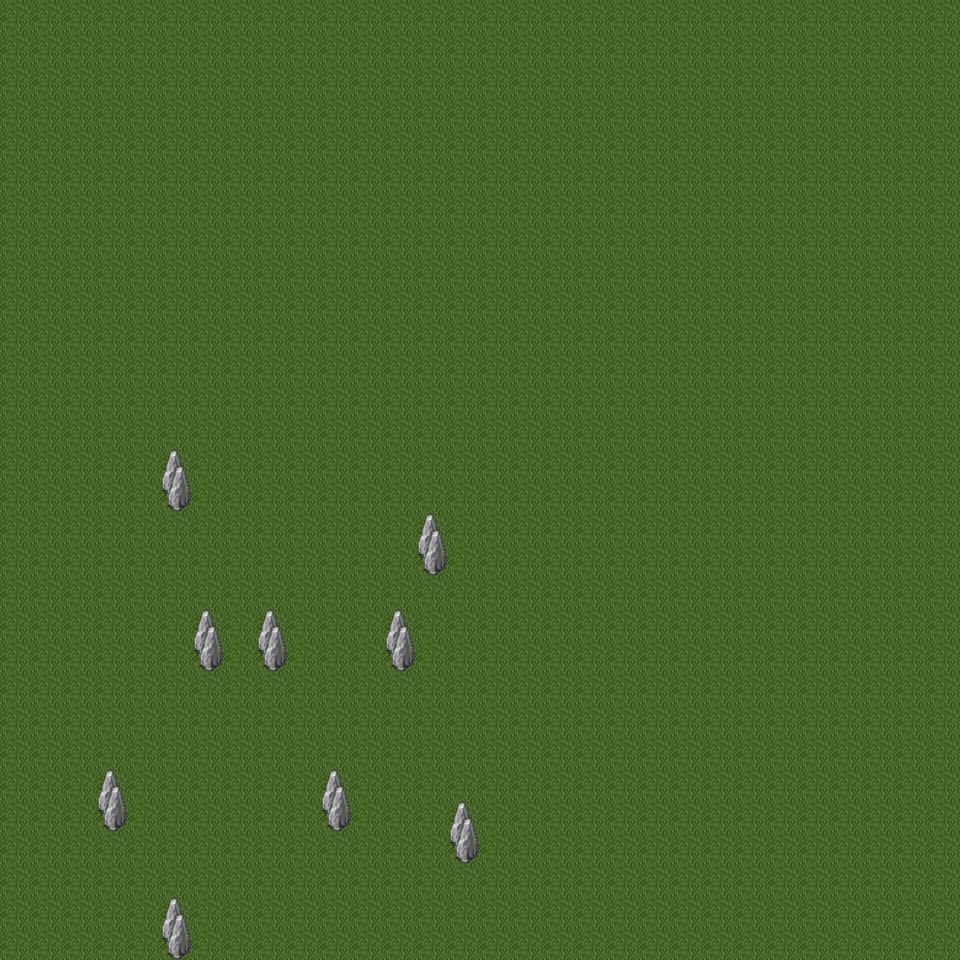

A 2D game scene composited from a Tiled map and its tileset images. What follows is a short description and the map's XML, with each tile layer's data collapsed to a summary:
An orthogonal 30x30 tile map with 32x32 px tiles, 6 tile layers (ground1, ground2, structures1, structures2, ...) and 4 objects (2x enemy, player_spawn, world_configuration).

<map version="1.0" orientation="orthogonal" renderorder="right-down" width="30" height="30" tilewidth="32" tileheight="32" nextobjectid="21">
 <tileset firstgid="1" name="mountain_landscape2" tilewidth="32" tileheight="32" spacing="2" tilecount="256">
  <image source="../textures/mountain_landscape2.png" width="544" height="544" />
 </tileset>
 <layer name="ground1" width="30" height="30">
  <data>[900 cells, 900 non-empty, 1 distinct tile ids]</data>
 </layer>
 <layer name="ground2" width="30" height="30">
  <data>[900 cells, 0 non-empty, 0 distinct tile ids]</data>
 </layer>
 <layer name="structures1" width="30" height="30">
  <properties>
   <property name="systemNonActive" value="CollisionSystem" />
   <property name="systemsActive" value="AnimUpdateSystem;MoveAnimSelectorSystem;MovementSystem;PlayerInputSystem" />
  </properties>
  <data>[900 cells, 16 non-empty, 2 distinct tile ids]</data>
 </layer>
 <layer name="structures2" width="30" height="30">
  <data>[900 cells, 0 non-empty, 0 distinct tile ids]</data>
 </layer>
 <layer name="overplayer1" width="30" height="30">
  <data>[900 cells, 0 non-empty, 0 distinct tile ids]</data>
 </layer>
 <layer name="overplayer2" width="30" height="30">
  <data>[900 cells, 2 non-empty, 2 distinct tile ids]</data>
 </layer>
 <objectgroup name="entities">
  <object id="3" name="enemy" gid="253" x="73" y="773" width="32" height="32">
   <properties>
    <property name="path" value="entities/enemy.json" />
   </properties>
  </object>
  <object id="10" name="player_spawn" gid="253" x="161" y="776" width="32" height="32" />
  <object id="16" name="enemy" gid="253" x="244" y="776" width="32" height="32">
   <properties>
    <property name="path" value="entities/enemy2.json" />
   </properties>
  </object>
  <object id="17" name="world_configuration" gid="253" x="267" y="893" width="32" height="32">
   <properties>
    <property name="activesystems" value="AnimUpdateSystem;MoveAnimSelectorSystem;MovementSystem;PlayerInputSystem;CollisionSystem" />
   </properties>
  </object>
 </objectgroup>
</map>